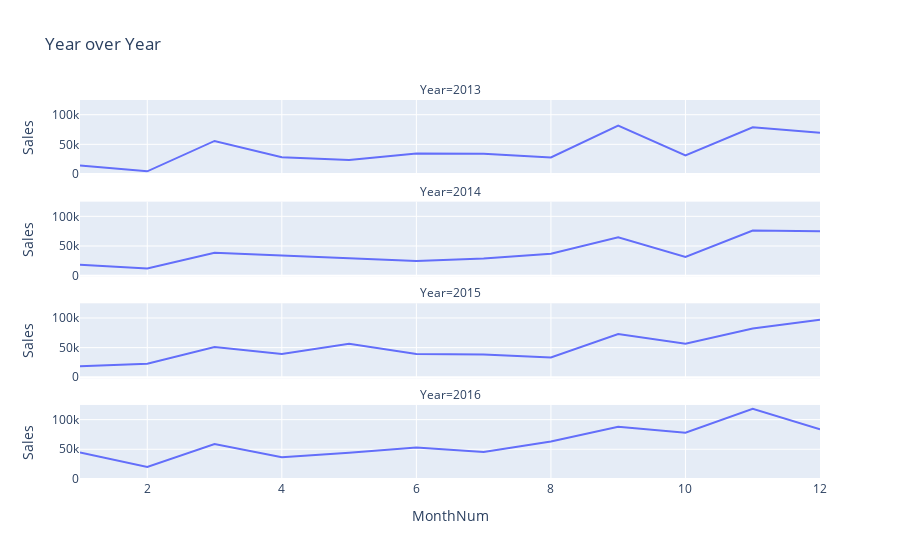

Source (notebook cell):
### Code cell
#Make a line chart for every year
fig=px.line(annual_sales,
           x='MonthNum',
           y='Sales',
           title='Year over Year',
           facet_col='Year',facet_col_wrap=1)
fig.show()

### Figure 1 — Plotly figure (JSON) as saved in the notebook; plotly's stock layout.template omitted (floating-point values rounded to 4 significant figures)
{"data": [{"hovertemplate": "Year=2013<br>MonthNum=%{x}<br>Sales=%{y}<extra></extra>", "legendgroup": "", "line": {"color": "#636efa", "dash": "solid"}, "marker": {"symbol": "circle"}, "mode": "lines", "name": "", "orientation": "v", "showlegend": false, "type": "scatter", "x": [1, 2, 3, 4, 5, 6, 7, 8, 9, 10, 11, 12], "xaxis": "x4", "y": [14239, 4518, 55689, 28296, 23649, 34598, 33948, 27907, 81781, 31449, 78634, 69543], "yaxis": "y4"}, {"hovertemplate": "Year=2014<br>MonthNum=%{x}<br>Sales=%{y}<extra></extra>", "legendgroup": "", "line": {"color": "#636efa", "dash": "solid"}, "marker": {"symbol": "circle"}, "mode": "lines", "name": "", "orientation": "v", "showlegend": false, "type": "scatter", "x": [1, 2, 3, 4, 5, 6, 7, 8, 9, 10, 11, 12], "xaxis": "x3", "y": [18172, 11954, 38731, 34195, 30136, 24800, 28767, 36898, 64602, 31406, 75979, 74923], "yaxis": "y3"}, {"hovertemplate": "Year=2015<br>MonthNum=%{x}<br>Sales=%{y}<extra></extra>", "legendgroup": "", "line": {"color": "#636efa", "dash": "solid"}, "marker": {"symbol": "circle"}, "mode": "lines", "name": "", "orientation": "v", "showlegend": false, "type": "scatter", "x": [1, 2, 3, 4, 5, 6, 7, 8, 9, 10, 11, 12], "xaxis": "x2", "y": [18548, 22868, 51184, 39254, 56693, 39437, 38440, 33271, 72917, 56468, 82194, 97248], "yaxis": "y2"}, {"hovertemplate": "Year=2016<br>MonthNum=%{x}<br>Sales=%{y}<extra></extra>", "legendgroup": "", "line": {"color": "#636efa", "dash": "solid"}, "marker": {"symbol": "circle"}, "mode": "lines", "name": "", "orientation": "v", "showlegend": false, "type": "scatter", "x": [1, 2, 3, 4, 5, 6, 7, 8, 9, 10, 11, 12], "xaxis": "x", "y": [44709, 20306, 58882, 36525, 44260, 52984, 45266, 63130, 87882, 77785, 118457, 83831], "yaxis": "y"}], "layout": {"annotations": [{"font": {}, "showarrow": false, "text": "Year=2016", "x": 0.5, "xanchor": "center", "xref": "paper", "y": 0.1975, "yanchor": "bottom", "yref": "paper"}, {"font": {}, "showarrow": false, "text": "Year=2015", "x": 0.5, "xanchor": "center", "xref": "paper", "y": 0.465, "yanchor": "bottom", "yref": "paper"}, {"font": {}, "showarrow": false, "text": "Year=2014", "x": 0.5, "xanchor": "center", "xref": "paper", "y": 0.7325, "yanchor": "bottom", "yref": "paper"}, {"font": {}, "showarrow": false, "text": "Year=2013", "x": 0.5, "xanchor": "center", "xref": "paper", "y": 1, "yanchor": "bottom", "yref": "paper"}], "legend": {"tracegroupgap": 0}, "title": {"text": "Year over Year"}, "xaxis": {"anchor": "y", "domain": [0, 1], "title": {"text": "MonthNum"}}, "xaxis2": {"anchor": "y2", "domain": [0, 1], "matches": "x", "showticklabels": false}, "xaxis3": {"anchor": "y3", "domain": [0, 1], "matches": "x", "showticklabels": false}, "xaxis4": {"anchor": "y4", "domain": [0, 1], "matches": "x", "showticklabels": false}, "yaxis": {"anchor": "x", "domain": [0, 0.1975], "title": {"text": "Sales"}}, "yaxis2": {"anchor": "x2", "domain": [0.2675, 0.465], "matches": "y", "title": {"text": "Sales"}}, "yaxis3": {"anchor": "x3", "domain": [0.535, 0.7325], "matches": "y", "title": {"text": "Sales"}}, "yaxis4": {"anchor": "x4", "domain": [0.8025, 1], "matches": "y", "title": {"text": "Sales"}}}}
